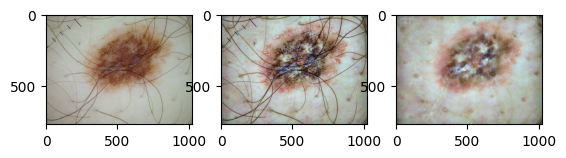
#> input picture cnn/learning_cycle/benchmarks/isic/test_image.png, 566 x 158 px
$ python -i preprocessing.py   (imports and definitions only)
#> lines starting #> are read from the running program, lines starting #| are printed output that depends on the picture
import cv2
import numpy as np

class PreProcessing(object):
    # [5 lines left out: function __init__, not called in this run]

    def __call__(self, img):
        img = image_preprocessing(np.array(img), pp_enhancement=self.pp_enhancement, pp_hair_removal=self.pp_hair_removal, pp_color_constancy=self.pp_color_constancy, pp_denoising=self.pp_denoising)
        return img


# [40 lines left out: functions dullrazor, shade_of_gray_cc, not called in this run]

def contrast_enhancement(img):
    # Converte a imagem para o espaço de cor YCrCb
    img_ycrcb = cv2.cvtColor(img, cv2.COLOR_RGB2YCrCb)
#> img_ycrcb: shape (158, 566, 3); mean of channels 0, 1, 2 197.4, 130.1, 124.7

    # Separa os canais Y, Cr, e Cb
    y, cr, cb = cv2.split(img_ycrcb)
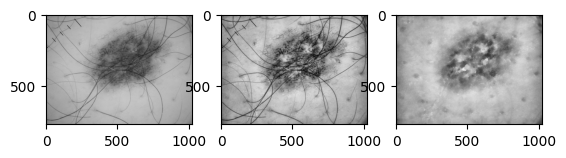
#> y: shape (158, 566); min 0, max 255, mean 197.4
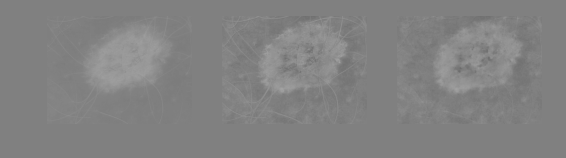
#> cr: shape (158, 566); min 108, max 162, mean 130.1
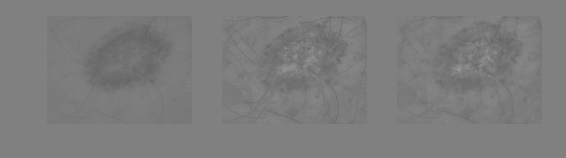
#> cb: shape (158, 566); min 99, max 155, mean 124.7

    # Calcula o histograma de cada canal
    hist_y = cv2.calcHist([y], [0], None, [256], [0, 256])
#> hist_y = 256 values, max 37402 at index 255, min 0 at index 228, mean 349.3
    hist_cr = cv2.calcHist([cr], [0], None, [256], [0, 256])
#> hist_cr = 256 values, max 45513 at index 128, min 0 at index 0, mean 349.3
    hist_cb = cv2.calcHist([cb], [0], None, [256], [0, 256])
#> hist_cb = 256 values, max 43295 at index 128, min 0 at index 0, mean 349.3

    # Normaliza cada histograma
    # hist_y_norm = cv2.normalize(hist_y, hist_y, alpha=0, beta=255, norm_type=cv2.NORM_MINMAX)
    # hist_cr_norm = cv2.normalize(hist_cr, hist_cr, alpha=0, beta=255, norm_type=cv2.NORM_MINMAX)
    # hist_cb_norm = cv2.normalize(hist_cb, hist_cb, alpha=0, beta=255, norm_type=cv2.NORM_MINMAX)

    # Aplica a equalização de histograma em cada canal
    y_eq = cv2.equalizeHist(y)
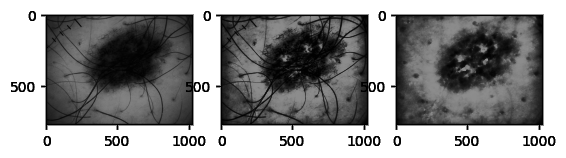
#> y_eq: shape (158, 566); min 0, max 255, mean 148.2
    cr_eq = cv2.equalizeHist(cr)
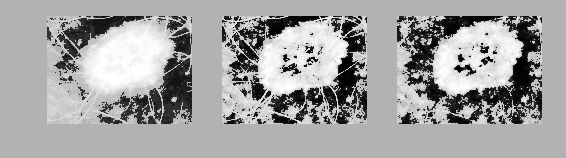
#> cr_eq: shape (158, 566); min 0, max 255, mean 162.1
    cb_eq = cv2.equalizeHist(cb)
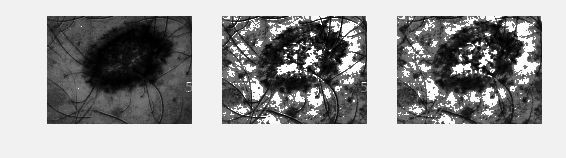
#> cb_eq: shape (158, 566); min 0, max 255, mean 159.3

    # Junta os canais de volta
    img_ycrcb_eq = cv2.merge((y_eq, cr_eq, cb_eq))
#> img_ycrcb_eq: shape (158, 566, 3); mean of channels 0, 1, 2 148.2, 162.1, 159.3

    # Converte a imagem de volta para o espaço de cor BGR
    img_eq = cv2.cvtColor(img_ycrcb_eq, cv2.COLOR_YCrCb2RGB)
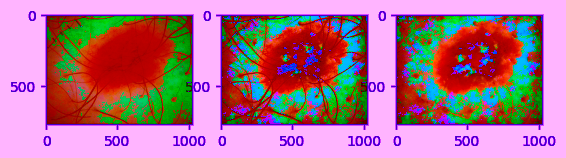
#> img_eq: shape (158, 566, 3); mean R, G, B 174.2, 118.3, 143.8

    return img_eq

# [17 lines left out: function image_preprocessing, not called in this run]

>>> import cv2
>>> picture = cv2.cvtColor(cv2.imread('test_image.png'), cv2.COLOR_BGR2RGB)
>>> result = contrast_enhancement(picture)
